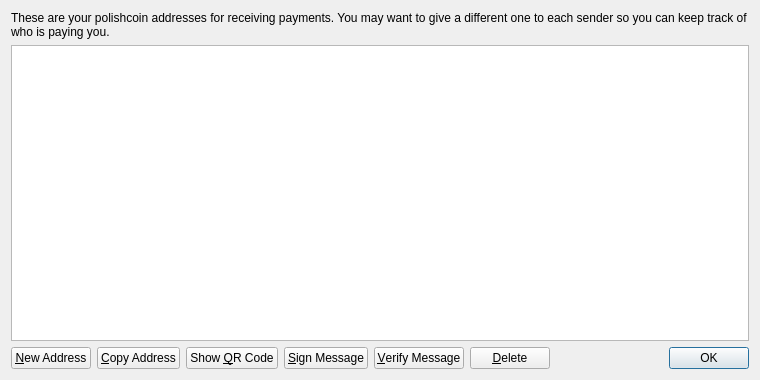
<?xml version="1.0" encoding="UTF-8"?>
<ui version="4.0">
 <class>AddressBookPage</class>
 <widget class="QWidget" name="AddressBookPage">
  <property name="geometry">
   <rect>
    <x>0</x>
    <y>0</y>
    <width>760</width>
    <height>380</height>
   </rect>
  </property>
  <property name="windowTitle">
   <string>Address Book</string>
  </property>
  <layout class="QVBoxLayout" name="verticalLayout">
   <item>
    <widget class="QLabel" name="labelExplanation">
     <property name="text">
      <string>These are your polishcoin addresses for receiving payments. You may want to give a different one to each sender so you can keep track of who is paying you.</string>
     </property>
     <property name="textFormat">
      <enum>Qt::PlainText</enum>
     </property>
     <property name="wordWrap">
      <bool>true</bool>
     </property>
    </widget>
   </item>
   <item>
    <widget class="QTableView" name="tableView">
     <property name="contextMenuPolicy">
      <enum>Qt::CustomContextMenu</enum>
     </property>
     <property name="toolTip">
      <string>Double-click to edit address or label</string>
     </property>
     <property name="tabKeyNavigation">
      <bool>false</bool>
     </property>
     <property name="alternatingRowColors">
      <bool>true</bool>
     </property>
     <property name="selectionMode">
      <enum>QAbstractItemView::SingleSelection</enum>
     </property>
     <property name="selectionBehavior">
      <enum>QAbstractItemView::SelectRows</enum>
     </property>
     <property name="sortingEnabled">
      <bool>true</bool>
     </property>
     <attribute name="verticalHeaderVisible">
      <bool>false</bool>
     </attribute>
    </widget>
   </item>
   <item>
    <layout class="QHBoxLayout" name="horizontalLayout">
     <item>
      <widget class="QPushButton" name="newAddressButton">
       <property name="toolTip">
        <string>Create a new address</string>
       </property>
       <property name="text">
        <string>&amp;New Address</string>
       </property>
       <property name="icon">
        <iconset resource="../bitcoin.qrc">
         <normaloff>:/icons/add</normaloff>:/icons/add</iconset>
       </property>
      </widget>
     </item>
     <item>
      <widget class="QPushButton" name="copyToClipboard">
       <property name="toolTip">
        <string>Copy the currently selected address to the system clipboard</string>
       </property>
       <property name="text">
        <string>&amp;Copy Address</string>
       </property>
       <property name="icon">
        <iconset resource="../bitcoin.qrc">
         <normaloff>:/icons/editcopy</normaloff>:/icons/editcopy</iconset>
       </property>
      </widget>
     </item>
     <item>
      <widget class="QPushButton" name="showQRCode">
       <property name="text">
        <string>Show &amp;QR Code</string>
       </property>
       <property name="icon">
        <iconset resource="../bitcoin.qrc">
         <normaloff>:/icons/qrcode</normaloff>:/icons/qrcode</iconset>
       </property>
      </widget>
     </item>
     <item>
      <widget class="QPushButton" name="signMessage">
       <property name="toolTip">
        <string>Sign a message to prove you own a Bitcoin address</string>
       </property>
       <property name="text">
        <string>&amp;Sign Message</string>
       </property>
       <property name="icon">
        <iconset resource="../bitcoin.qrc">
         <normaloff>:/icons/edit</normaloff>:/icons/edit</iconset>
       </property>
      </widget>
     </item>
     <item>
      <widget class="QPushButton" name="verifyMessage">
       <property name="toolTip">
        <string>Verify a message to ensure it was signed with a specified Bitcoin address</string>
       </property>
       <property name="text">
        <string>&amp;Verify Message</string>
       </property>
       <property name="icon">
        <iconset resource="../bitcoin.qrc">
         <normaloff>:/icons/transaction_0</normaloff>:/icons/transaction_0</iconset>
       </property>
      </widget>
     </item>
     <item>
      <widget class="QPushButton" name="deleteButton">
       <property name="toolTip">
        <string>Delete the currently selected address from the list. Only sending addresses can be deleted.</string>
       </property>
       <property name="text">
        <string>&amp;Delete</string>
       </property>
       <property name="icon">
        <iconset resource="../bitcoin.qrc">
         <normaloff>:/icons/remove</normaloff>:/icons/remove</iconset>
       </property>
      </widget>
     </item>
     <item>
      <spacer name="horizontalSpacer">
       <property name="orientation">
        <enum>Qt::Horizontal</enum>
       </property>
       <property name="sizeHint" stdset="0">
        <size>
         <width>40</width>
         <height>20</height>
        </size>
       </property>
      </spacer>
     </item>
     <item>
      <widget class="QDialogButtonBox" name="buttonBox">
       <property name="sizePolicy">
        <sizepolicy hsizetype="Maximum" vsizetype="Fixed">
         <horstretch>0</horstretch>
         <verstretch>0</verstretch>
        </sizepolicy>
       </property>
       <property name="standardButtons">
        <set>QDialogButtonBox::Ok</set>
       </property>
      </widget>
     </item>
    </layout>
   </item>
  </layout>
 </widget>
 <resources>
  <include location="../bitcoin.qrc"/>
 </resources>
 <connections/>
</ui>
